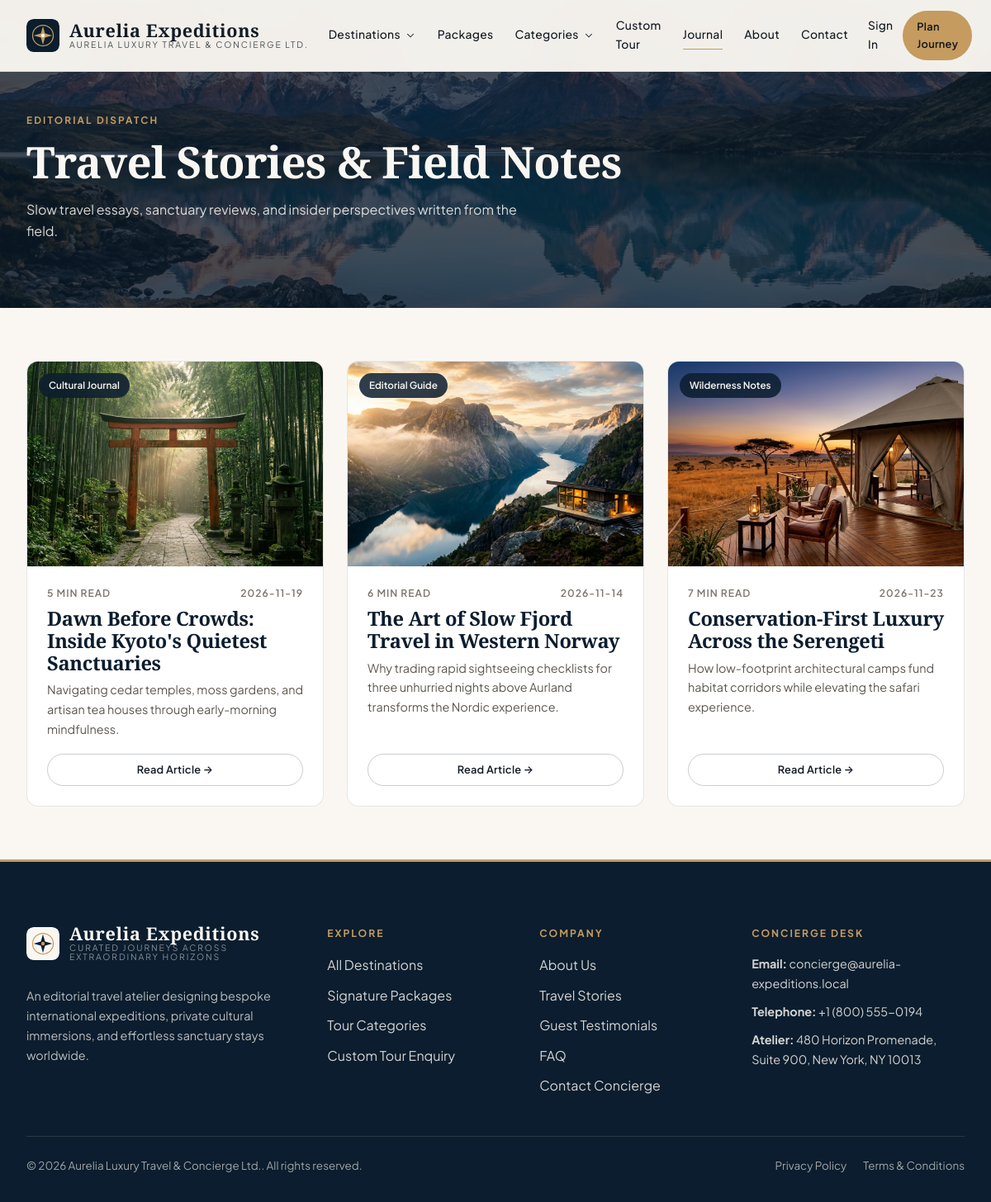
Page /blog on the committed database.
### tables this page shows
CREATE TABLE `website_menus` (
  `id` INT UNSIGNED NOT NULL AUTO_INCREMENT,
  `location` ENUM('header','footer_explore','footer_company','footer_legal') NOT NULL DEFAULT 'header',
  `parent_id` INT UNSIGNED NULL,
  `label` VARCHAR(80) NOT NULL,
  `url` VARCHAR(255) NOT NULL,
  `sort_order` INT NOT NULL DEFAULT 0,
  `is_active` TINYINT(1) NOT NULL DEFAULT 1,
  `open_new_tab` TINYINT(1) NOT NULL DEFAULT 0,
  `created_at` TIMESTAMP NOT NULL DEFAULT CURRENT_TIMESTAMP,
  `updated_at` TIMESTAMP NOT NULL DEFAULT CURRENT_TIMESTAMP ON UPDATE CURRENT_TIMESTAMP,
  PRIMARY KEY (`id`),
  CONSTRAINT `fk_menu_parent` FOREIGN KEY (`parent_id`) REFERENCES `website_menus` (`id`) ON DELETE CASCADE
);

CREATE TABLE `blog_posts` (
  `id` INT UNSIGNED NOT NULL AUTO_INCREMENT,
  `title` VARCHAR(200) NOT NULL,
  `slug` VARCHAR(220) NOT NULL,
  `category` VARCHAR(80) NOT NULL DEFAULT 'Travel Journal',
  `excerpt` TEXT NULL,
  `content` LONGTEXT NOT NULL,
  `featured_image` VARCHAR(255) NULL,
  `author_id` INT UNSIGNED NULL,
  `read_time` VARCHAR(30) NOT NULL DEFAULT '5 min read',
  `status` ENUM('draft','published') NOT NULL DEFAULT 'published',
  `is_featured` TINYINT(1) NOT NULL DEFAULT 0,
  `published_at` DATETIME NULL,
  `seo_title` VARCHAR(200) NULL,
  `seo_description` VARCHAR(300) NULL,
  `created_at` TIMESTAMP NOT NULL DEFAULT CURRENT_TIMESTAMP,
  `updated_at` TIMESTAMP NOT NULL DEFAULT CURRENT_TIMESTAMP ON UPDATE CURRENT_TIMESTAMP,
  `deleted_at` DATETIME NULL,
  PRIMARY KEY (`id`),
  UNIQUE KEY `uq_blog_slug` (`slug`),
  CONSTRAINT `fk_blog_author` FOREIGN KEY (`author_id`) REFERENCES `users` (`id`) ON DELETE SET NULL
);

### views/frontend/blog.php (the view, shortened to what the rows shown need)
<section class="page-hero">
    <img src="<?= e(upload_url('destinations/patagonia-peaks.jpg')) ?>" alt="Travel Journal" class="page-hero-bg">
    <div class="container-editorial">
        <span class="section-eyebrow">Editorial Dispatch</span>
        <h1>Travel Stories &amp; Field Notes</h1>
        <p style="max-width:600px;opacity:0.86;">Slow travel essays, sanctuary reviews, and insider perspectives written from the field.</p>
    </div>
</section>
<section class="section-pad-sm">
    <div class="container-editorial">
        <div class="packages-grid">
            <?php foreach ($posts as $post): ?>
                <article class="pkg-card">
                    <div class="pkg-media">
                        <a href="<?= url('/blog/' . $post['slug']) ?>">
                            <img src="<?= e(upload_url($post['featured_image'] ?: 'destinations/hero-fjord.jpg')) ?>" alt="<?= e($post['title']) ?>">
                        </a>
                        <span class="pkg-badge-top"><?= e($post['category']) ?></span>
                    </div>
                    <div class="pkg-body">
                        <div class="pkg-meta-row">
                            <span><?= e($post['read_time']) ?></span>
                            <span><?= e(substr((string) ($post['published_at'] ?? $post['created_at']), 0, 10)) ?></span>
                        </div>
                        <h3><a href="<?= url('/blog/' . $post['slug']) ?>"><?= e($post['title']) ?></a></h3>
                        <p class="pkg-excerpt"><?= e($post['excerpt']) ?></p>
                        <a href="<?= url('/blog/' . $post['slug']) ?>" class="btn-brand btn-brand-outline btn-sm-pill">Read Article &rarr;</a>
                    </div>
                </article>
            <?php endforeach; ?>
        </div>
    </div>
</section>

### core/Router.php (shortened to what the rows shown need)
<?php
class Router
{
    private array $routes = [];
    public function addRoute(string $method, string $path, callable|array $handler, array $middleware = []): void
    {
        $normalized = '/' . trim($path, '/');
        if ($normalized !== '/') {
            $normalized = rtrim($normalized, '/');
        }
        $pattern = preg_replace('#\{([a-zA-Z_][a-zA-Z0-9_]*)\}#', '(?P<$1>[^/]+)', $normalized);
        $regex = '#^' . $pattern . '$#';
        $this->routes[] = [
            'method' => strtoupper($method),
            'path' => $normalized,
            'regex' => $regex,
            'handler' => $handler,
            'middleware' => $middleware,
        ];
    }
    public function dispatch(string $requestUri, string $requestMethod): void
    {
        $path = parse_url($requestUri, PHP_URL_PATH) ?? '/';
        $basePath = base_path();
        if ($basePath !== '' && str_starts_with($path, $basePath)) {
            $path = substr($path, strlen($basePath));
        }
        $path = '/' . trim($path, '/');
        if ($path !== '/') {
            $path = rtrim($path, '/');
        }
        $method = strtoupper($requestMethod);
        foreach ($this->routes as $route) {
            if ($route['method'] !== $method) {
                continue;
            }
            if (preg_match($route['regex'], $path, $matches)) {
                $params = [];
                $handler = $route['handler'];
                if (is_array($handler)) {
                    [$controllerClass, $action] = $handler;
                    $controller = new $controllerClass();
                    $controller->$action($params);
                    return;
                }
                return;
            }
        }
    }
}

### views/partials/frontend-header.php (shortened to what the rows shown need)
<?php
$cmsModel = new \App\Models\Cms();
$headerMenus = $cmsModel->menus('header');
$currentUser = \Core\Auth::user();
$isSolid = $isSolidHeader ?? false;
?>
<header class="site-header <?= $isSolid ? 'header-solid' : '' ?>">
    <div class="container-editorial header-inner">
        <a href="<?= url('/') ?>" class="brand-lockup" aria-label="<?= e(brand('website_name')) ?>">
            <img src="<?= e($isSolid ? brand_logo('primary') : brand_logo('light')) ?>" alt="<?= e(brand('website_name')) ?>">
            <div class="brand-wordmark">
                <strong><?= e(brand('website_name')) ?></strong>
                <span><?= e(brand('company_name')) ?></span>
            </div>
        </a>
        <nav class="nav-primary" aria-label="Main Navigation">
            <?php foreach ($headerMenus as $menu):
                $hasMega = in_array($menu['url'], ['/destinations', '/categories'], true);
            ?>
                <div class="nav-item">
                    <a href="<?= url($menu['url']) ?>" class="nav-link <?= is_active_nav($menu['url']) ?>">
                        <?= e($menu['label']) ?>
                        <?php if ($hasMega): ?>
                            <?= svg_icon('chevron-down', 14) ?>
                        <?php endif; ?>
                    </a>
                </div>
            <?php endforeach; ?>
        </nav>
        <div class="header-actions">
            <?php if ($currentUser): ?>
                <a href="<?= e(\Core\Auth::dashboardUrl($currentUser)) ?>" class="btn-brand btn-brand-accent btn-sm-pill">
                    My Portal
                </a>
            <?php else: ?>
                <a href="<?= url('/login') ?>" class="nav-link" style="font-size:0.86rem;">Sign In</a>
                <a href="<?= url('/custom-enquiry') ?>" class="btn-brand btn-brand-accent btn-sm-pill">Plan Journey</a>
            <?php endif; ?>
        </div>
    </div>
</header>

### views/partials/icons.php (shortened to what the rows shown need)
<?php
function svg_icon(string $name, int $size = 18, string $class = ''): string
{
    $attrs = sprintf('width="%d" height="%d" viewBox="0 0 24 24" fill="none" stroke="currentColor" stroke-width="1.8" stroke-linecap="round" stroke-linejoin="round" class="icon-svg %s"', $size, $size, e($class));
    return "<svg {$attrs}>{$paths}</svg>";
}

### views/partials/frontend-footer.php (shortened to what the rows shown need)
<?php
$cmsModel = new \App\Models\Cms();
$exploreLinks = $cmsModel->menus('footer_explore');
$companyLinks = $cmsModel->menus('footer_company');
$legalLinks = $cmsModel->menus('footer_legal');
?>
<footer class="site-footer">
    <div class="container-editorial">
        <div class="footer-grid">
            <div>
                <a href="<?= url('/') ?>" class="brand-lockup" style="margin-bottom:16px;">
                    <img src="<?= e(brand_logo('light')) ?>" alt="<?= e(brand('website_name')) ?>">
                    <div class="brand-wordmark">
                        <strong style="color:#FAF7F2;"><?= e(brand('website_name')) ?></strong>
                        <span style="color:rgba(250,247,242,0.7);"><?= e(brand('website_tagline')) ?></span>
                    </div>
                </a>
                <p style="font-size:0.9rem;color:rgba(250,247,242,0.74);max-width:340px;">
                    <?= e(brand('company_description')) ?>
                </p>
            </div>
            <div>
                <div class="footer-heading">Explore</div>
                <ul class="footer-links">
                    <?php foreach ($exploreLinks as $link): ?>
                        <li><a href="<?= url($link['url']) ?>"><?= e($link['label']) ?></a></li>
                    <?php endforeach; ?>
                </ul>
            </div>
            <div>
                <div class="footer-heading">Company</div>
                <ul class="footer-links">
                    <?php foreach ($companyLinks as $link): ?>
                        <li><a href="<?= url($link['url']) ?>"><?= e($link['label']) ?></a></li>
                    <?php endforeach; ?>
                </ul>
            </div>
            <div>
                <div class="footer-heading">Concierge Desk</div>
                <ul class="footer-links" style="font-size:0.9rem;">
                    <li><strong>Email:</strong> <a href="mailto:<?= e(brand('contact_email')) ?>"><?= e(brand('contact_email')) ?></a></li>
                    <li><strong>Telephone:</strong> <a href="tel:<?= e(brand('contact_number')) ?>"><?= e(brand('contact_number')) ?></a></li>
                    <li><strong>Atelier:</strong> <?= e(brand('company_address')) ?></li>
                </ul>
            </div>
        </div>
        <div class="footer-bottom">
            <div>&copy; <?= date('Y') ?> <?= e(brand('company_name')) ?>. All rights reserved.</div>
            <div style="display:flex;gap:20px;">
                <?php foreach ($legalLinks as $link): ?>
                    <a href="<?= url($link['url']) ?>"><?= e($link['label']) ?></a>
                <?php endforeach; ?>
            </div>
        </div>
    </div>
</footer>

### rows in the picture
website_menus: label "Destinations"
website_menus: label "Packages"
website_menus: label "Categories"
website_menus: label "Custom Tour"
website_menus: label "Journal"
website_menus: label "About"
website_menus: label "Contact"
blog_posts: featured_image (picture), category "Cultural Journal", read_time "5 MIN READ", published_at "2026-11-19", title "Dawn Before Crowds: Inside Kyoto's Quietest Sanctuaries", excerpt "Navigating cedar temples, moss gardens, and artisan tea houses through early-morning mindfulness."
blog_posts: featured_image (picture), category "Editorial Guide", read_time "6 MIN READ", published_at "2026-11-14", title "The Art of Slow Fjord Travel in Western Norway", excerpt "Why trading rapid sightseeing checklists for three unhurried nights above Aurland transforms the Nordic experience."
blog_posts: featured_image (picture), category "Wilderness Notes", read_time "7 MIN READ", published_at "2026-11-23", title "Conservation-First Luxury Across the Serengeti", excerpt "How low-footprint architectural camps fund habitat corridors while elevating the safari experience."
website_menus: label "All Destinations"
website_menus: label "Signature Packages"
website_menus: label "Tour Categories"
website_menus: label "Custom Tour Enquiry"
website_menus: label "About Us"
website_menus: label "Travel Stories"
website_menus: label "Guest Testimonials"
website_menus: label "FAQ"
website_menus: label "Contact Concierge"
website_menus: label "Privacy Policy"
website_menus: label "Terms & Conditions"
